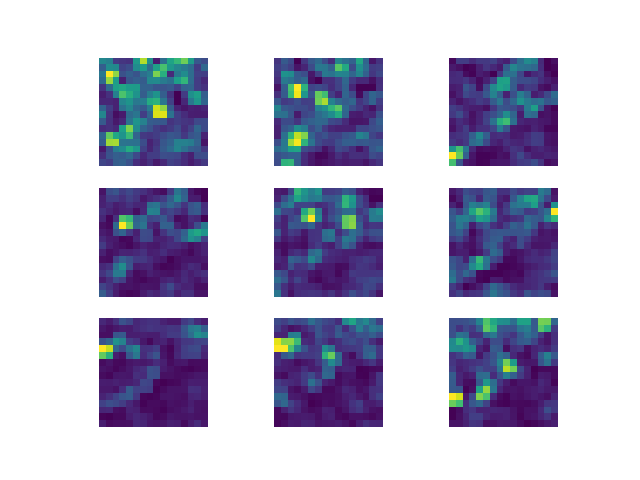

Python code for this plot:
import cv2
import numpy as np
import lib6170
import matplotlib.pyplot as plt

if __name__ == '__main__':
    img = cv2.imread("Gasyori100knock/Question_61_70/imori.jpg")
    
    mag, ang = lib6170.HOG1_gradient(img)
    angs = lib6170.HOG2_histogram(mag, ang, N=8)
    for i in range(9):
        plt.subplot(3,3,i+1)
        plt.imshow(angs[i, ...])
        plt.axis('off')
        plt.xticks(color="None")
        plt.yticks(color="None")
    plt.savefig("./q61_70/067.png")
    plt.show()